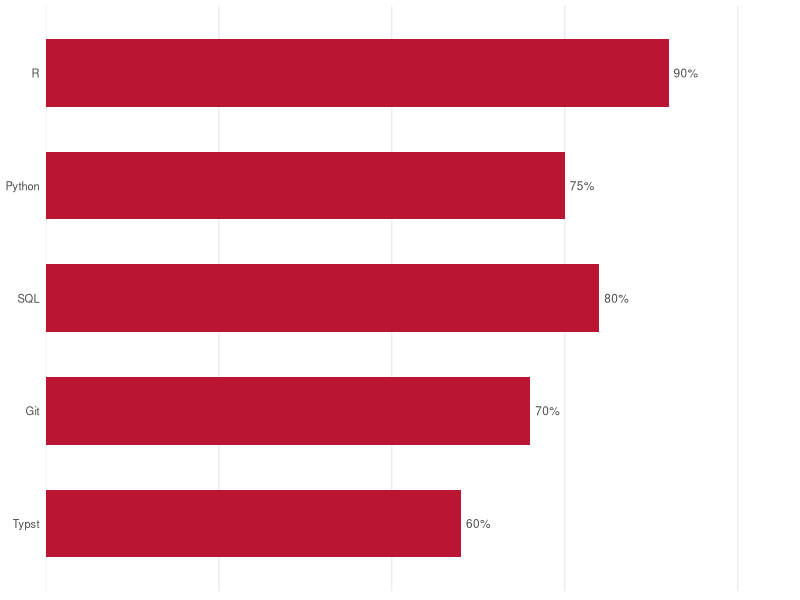

Here is the R script that generated this plot:
## ---- chunk 1
#| echo: false
#| fig-width: 2
#| fig-height: 2
#| out-width: "30%"
#| fig-align: "center"


library(ggplot2)

skills <- data.frame(
  skill = factor(
    c("R", "Python", "SQL", "Git", "Typst"),
    levels = c("Typst", "Git", "SQL", "Python", "R")
  ),
  level = c(90, 75, 80, 70, 60)
)

ggplot(skills, aes(x = skill, y = level)) +
  geom_col(fill = "#BA1634", width = 0.6) +
  geom_text(aes(label = paste0(level, "%")), hjust = -0.2, size = 3, color = "grey30") +
  coord_flip() +
  scale_y_continuous(limits = c(0, 105), expand = c(0, 0)) +
  labs(x = NULL, y = NULL) +
  theme_minimal(base_size = 10) +
  theme(
    panel.grid.major.y = element_blank(),
    panel.grid.minor   = element_blank(),
    axis.text.x        = element_blank(),
    axis.ticks         = element_blank(),
    plot.margin        = margin(4, 20, 4, 4)
  )
